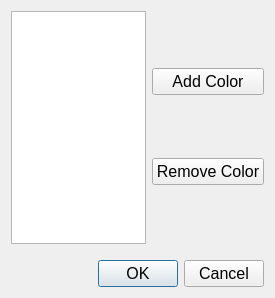
<?xml version="1.0" encoding="UTF-8"?>
<ui version="4.0">
 <class>FCSettingDialog</class>
 <widget class="QDialog" name="FCSettingDialog">
  <property name="geometry">
   <rect>
    <x>0</x>
    <y>0</y>
    <width>275</width>
    <height>298</height>
   </rect>
  </property>
  <property name="windowTitle">
   <string>Dialog</string>
  </property>
  <property name="layoutDirection">
   <enum>Qt::LeftToRight</enum>
  </property>
  <layout class="QGridLayout" name="gridLayout">
   <item row="0" column="1">
    <layout class="QVBoxLayout" name="verticalLayout">
     <item>
      <widget class="QPushButton" name="addColorButton">
       <property name="font">
        <font>
         <pointsize>12</pointsize>
        </font>
       </property>
       <property name="text">
        <string>Add Color</string>
       </property>
      </widget>
     </item>
     <item>
      <widget class="QPushButton" name="removeColorButton">
       <property name="font">
        <font>
         <pointsize>12</pointsize>
        </font>
       </property>
       <property name="text">
        <string>Remove Color</string>
       </property>
      </widget>
     </item>
    </layout>
   </item>
   <item row="2" column="0" colspan="2">
    <widget class="QDialogButtonBox" name="buttonBox">
     <property name="font">
      <font>
       <pointsize>12</pointsize>
      </font>
     </property>
     <property name="orientation">
      <enum>Qt::Horizontal</enum>
     </property>
     <property name="standardButtons">
      <set>QDialogButtonBox::Cancel|QDialogButtonBox::Ok</set>
     </property>
    </widget>
   </item>
   <item row="0" column="0">
    <widget class="QTableView" name="tableView">
     <attribute name="horizontalHeaderVisible">
      <bool>false</bool>
     </attribute>
    </widget>
   </item>
   <item row="1" column="0" colspan="2">
    <spacer name="verticalSpacer">
     <property name="orientation">
      <enum>Qt::Vertical</enum>
     </property>
     <property name="sizeType">
      <enum>QSizePolicy::Fixed</enum>
     </property>
     <property name="sizeHint" stdset="0">
      <size>
       <width>20</width>
       <height>10</height>
      </size>
     </property>
    </spacer>
   </item>
  </layout>
 </widget>
 <resources/>
 <connections>
  <connection>
   <sender>buttonBox</sender>
   <signal>accepted()</signal>
   <receiver>FCSettingDialog</receiver>
   <slot>accept()</slot>
   <hints>
    <hint type="sourcelabel">
     <x>248</x>
     <y>254</y>
    </hint>
    <hint type="destinationlabel">
     <x>157</x>
     <y>274</y>
    </hint>
   </hints>
  </connection>
  <connection>
   <sender>buttonBox</sender>
   <signal>rejected()</signal>
   <receiver>FCSettingDialog</receiver>
   <slot>reject()</slot>
   <hints>
    <hint type="sourcelabel">
     <x>316</x>
     <y>260</y>
    </hint>
    <hint type="destinationlabel">
     <x>286</x>
     <y>274</y>
    </hint>
   </hints>
  </connection>
 </connections>
</ui>
